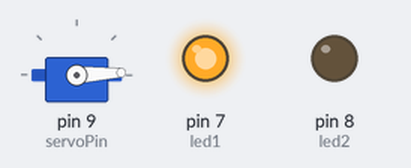
Simulated run of this sketch. Board: Arduino Uno, built with avr-gcc and run on an emulated ATmega328P. Shown: servo, output pins drawn as LEDs (lit = HIGH).

Above: at 0.05 s.
At 0.65 s:
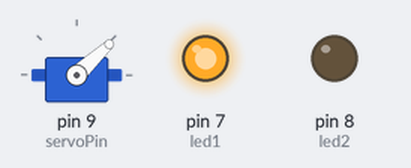
At 1.3 s:
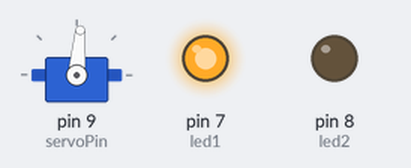
At 2.6 s:
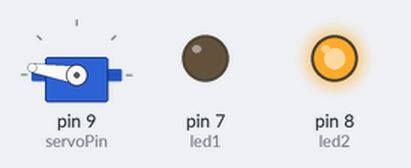
At 3.9 s:
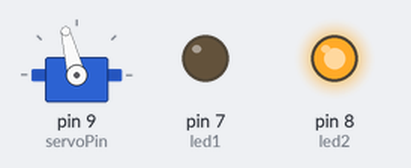
At 5.2 s:
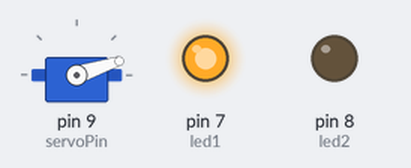
Timing chart, 0 to 7.1 s (numbered marks = the images above):
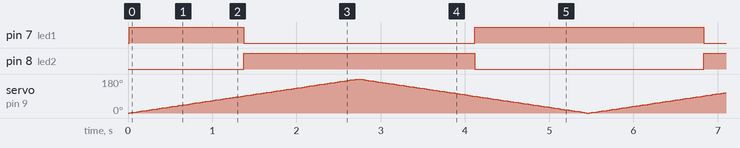

Measured:
- by itself, pin 7 (led1): repeats every 5.5 s: LOW 2.7 s, HIGH 2.7 s
- by itself, pin 8 (led2): alternates HIGH for 2.7 s and LOW for 2.7 s

The sketch:

servomotor_control.ino
```cpp
#include <Servo.h>

Servo myServo;
int led1 = 7;
int led2 = 8;
int servoPin = 9;
int angle = 0;

void setup() {
  myServo.attach(servoPin);
  pinMode(led1, OUTPUT);
  pinMode(led2, OUTPUT);
}

void loop() {
  for (angle = 0; angle <= 180; angle += 1) {
    myServo.write(angle);
    delay(15);
    controlLEDs(angle);
  }
  for (angle = 180; angle >= 0; angle -= 1) {
    myServo.write(angle);
    delay(15);
    controlLEDs(angle);
  }
}

void controlLEDs(int angle) {
  if (angle < 90) {
    digitalWrite(led1, HIGH);
    digitalWrite(led2, LOW);
  } else {
    digitalWrite(led1, LOW);
    digitalWrite(led2, HIGH);
  }
}
```
